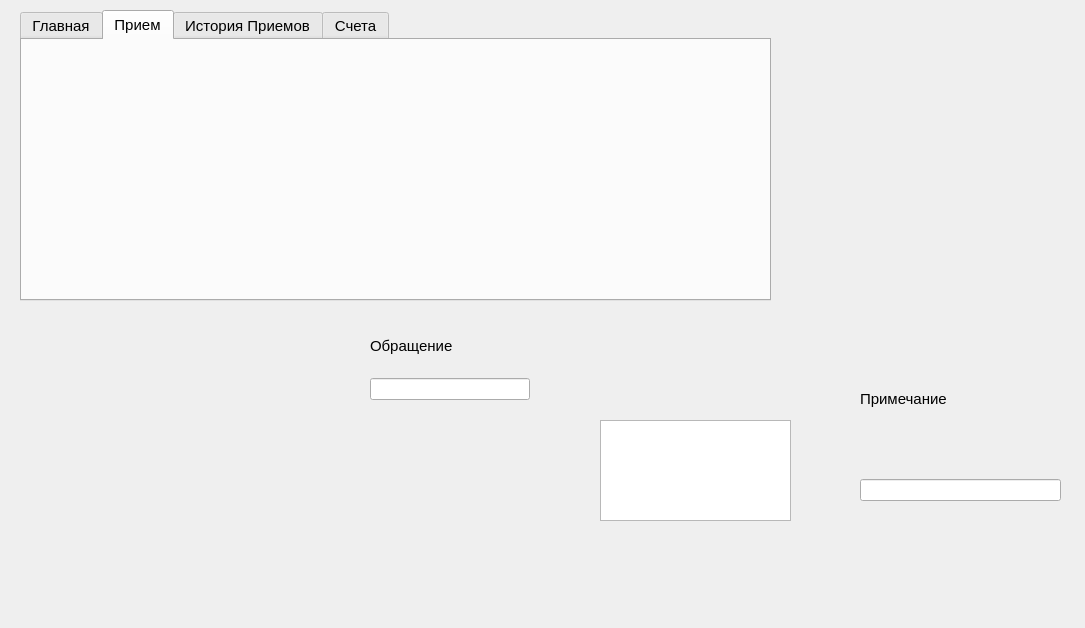
<?xml version="1.0" encoding="UTF-8"?>
<ui version="4.0">
 <class>MainWindow</class>
 <widget class="QMainWindow" name="MainWindow">
  <property name="geometry">
   <rect>
    <x>0</x>
    <y>0</y>
    <width>1085</width>
    <height>628</height>
   </rect>
  </property>
  <property name="windowTitle">
   <string>MainWindow</string>
  </property>
  <widget class="QWidget" name="centralwidget">
   <widget class="QTabWidget" name="tabWidget">
    <property name="geometry">
     <rect>
      <x>20</x>
      <y>10</y>
      <width>751</width>
      <height>291</height>
     </rect>
    </property>
    <property name="font">
     <font>
      <family>Segoe UI</family>
      <pointsize>11</pointsize>
     </font>
    </property>
    <property name="currentIndex">
     <number>1</number>
    </property>
    <widget class="QWidget" name="tab">
     <attribute name="title">
      <string>Главная</string>
     </attribute>
     <widget class="QWidget" name="gridLayoutWidget">
      <property name="geometry">
       <rect>
        <x>0</x>
        <y>10</y>
        <width>441</width>
        <height>141</height>
       </rect>
      </property>
      <layout class="QGridLayout" name="gridLayout">
       <item row="1" column="0">
        <layout class="QHBoxLayout" name="horizontalLayout_2">
         <item>
          <widget class="QLabel" name="label_3">
           <property name="font">
            <font>
             <family>Segoe UI</family>
             <pointsize>11</pointsize>
            </font>
           </property>
           <property name="text">
            <string>Дата рождения:</string>
           </property>
          </widget>
         </item>
         <item>
          <widget class="QLabel" name="date_label">
           <property name="font">
            <font>
             <family>Segoe UI</family>
             <pointsize>11</pointsize>
            </font>
           </property>
           <property name="text">
            <string/>
           </property>
          </widget>
         </item>
        </layout>
       </item>
       <item row="0" column="0">
        <layout class="QHBoxLayout" name="horizontalLayout">
         <item>
          <widget class="QLabel" name="label_2">
           <property name="font">
            <font>
             <family>Segoe UI</family>
             <pointsize>11</pointsize>
            </font>
           </property>
           <property name="text">
            <string>ФИО:</string>
           </property>
          </widget>
         </item>
         <item>
          <widget class="QLabel" name="name_label">
           <property name="font">
            <font>
             <family>Segoe UI</family>
             <pointsize>11</pointsize>
            </font>
           </property>
           <property name="text">
            <string/>
           </property>
          </widget>
         </item>
        </layout>
       </item>
       <item row="2" column="0">
        <layout class="QHBoxLayout" name="horizontalLayout_3">
         <item>
          <widget class="QLabel" name="label_4">
           <property name="font">
            <font>
             <family>Segoe UI</family>
             <pointsize>11</pointsize>
            </font>
           </property>
           <property name="text">
            <string>Номер телефона</string>
           </property>
          </widget>
         </item>
         <item>
          <widget class="QLabel" name="number_label">
           <property name="font">
            <font>
             <family>Segoe UI</family>
             <pointsize>11</pointsize>
            </font>
           </property>
           <property name="text">
            <string/>
           </property>
          </widget>
         </item>
        </layout>
       </item>
       <item row="3" column="0">
        <layout class="QHBoxLayout" name="horizontalLayout_4">
         <item>
          <widget class="QLabel" name="label_5">
           <property name="font">
            <font>
             <family>Segoe UI</family>
             <pointsize>11</pointsize>
            </font>
           </property>
           <property name="text">
            <string>Адрес:</string>
           </property>
          </widget>
         </item>
         <item>
          <widget class="QLabel" name="address_label">
           <property name="font">
            <font>
             <family>Segoe UI</family>
             <pointsize>11</pointsize>
            </font>
           </property>
           <property name="text">
            <string/>
           </property>
          </widget>
         </item>
        </layout>
       </item>
      </layout>
     </widget>
    </widget>
    <widget class="QWidget" name="tab_2">
     <attribute name="title">
      <string>Прием</string>
     </attribute>
    </widget>
    <widget class="QWidget" name="tab_3">
     <attribute name="title">
      <string>История Приемов</string>
     </attribute>
    </widget>
    <widget class="QWidget" name="tab_4">
     <attribute name="title">
      <string>Счета</string>
     </attribute>
    </widget>
   </widget>
   <widget class="QListView" name="listView">
    <property name="geometry">
     <rect>
      <x>600</x>
      <y>420</y>
      <width>191</width>
      <height>101</height>
     </rect>
    </property>
   </widget>
   <widget class="QWidget" name="verticalLayoutWidget">
    <property name="geometry">
     <rect>
      <x>370</x>
      <y>320</y>
      <width>160</width>
      <height>80</height>
     </rect>
    </property>
    <layout class="QVBoxLayout" name="verticalLayout">
     <item>
      <widget class="QLabel" name="label_6">
       <property name="font">
        <font>
         <family>Segoe UI</family>
         <pointsize>11</pointsize>
        </font>
       </property>
       <property name="text">
        <string>Обращение</string>
       </property>
      </widget>
     </item>
     <item>
      <widget class="QLineEdit" name="lineEdit_2"/>
     </item>
    </layout>
   </widget>
   <widget class="QWidget" name="verticalLayoutWidget_2">
    <property name="geometry">
     <rect>
      <x>860</x>
      <y>330</y>
      <width>201</width>
      <height>171</height>
     </rect>
    </property>
    <layout class="QVBoxLayout" name="verticalLayout_2">
     <item>
      <spacer name="verticalSpacer_2">
       <property name="orientation">
        <enum>Qt::Vertical</enum>
       </property>
       <property name="sizeType">
        <enum>QSizePolicy::Fixed</enum>
       </property>
       <property name="sizeHint" stdset="0">
        <size>
         <width>5</width>
         <height>5</height>
        </size>
       </property>
      </spacer>
     </item>
     <item>
      <widget class="QLabel" name="label">
       <property name="font">
        <font>
         <family>Segoe UI</family>
         <pointsize>11</pointsize>
        </font>
       </property>
       <property name="text">
        <string>Примечание</string>
       </property>
      </widget>
     </item>
     <item>
      <spacer name="verticalSpacer">
       <property name="orientation">
        <enum>Qt::Vertical</enum>
       </property>
       <property name="sizeType">
        <enum>QSizePolicy::Fixed</enum>
       </property>
       <property name="sizeHint" stdset="0">
        <size>
         <width>20</width>
         <height>10</height>
        </size>
       </property>
      </spacer>
     </item>
     <item>
      <widget class="QLineEdit" name="lineEdit"/>
     </item>
    </layout>
   </widget>
  </widget>
 </widget>
 <resources/>
 <connections/>
</ui>
